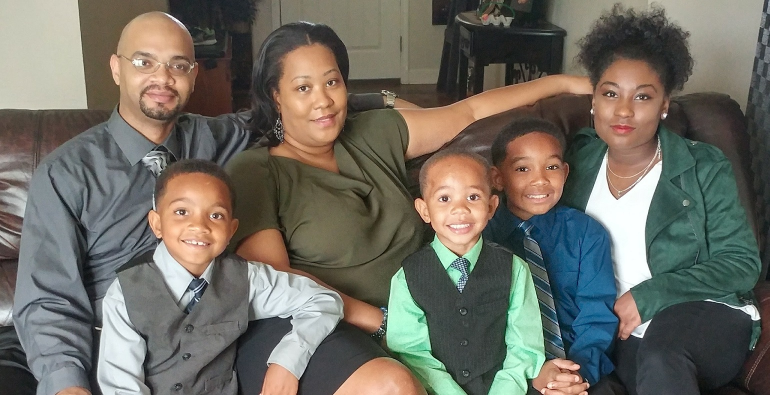
#> input picture OpenCV/family.jpg, 1539 x 790 px (shown at 1/2 size)
$ python face_detection.py
#> lines starting #> are read from the running program, lines starting #| are printed output that depends on the picture; after the words box and inside, x2 and y2 are one past the last pixel; in counts of white or black regions, pixels touching at a corner belong together
import cv2

face_cascade=cv2.CascadeClassifier("haarcascade_frontalface_default.xml")

img=cv2.imread("family.jpg")
#> img is the input picture: shape (790, 1539, 3); mean B, G, R 98.2, 107.3, 110.2

gray_img=cv2.cvtColor(img,cv2.COLOR_BGR2GRAY)
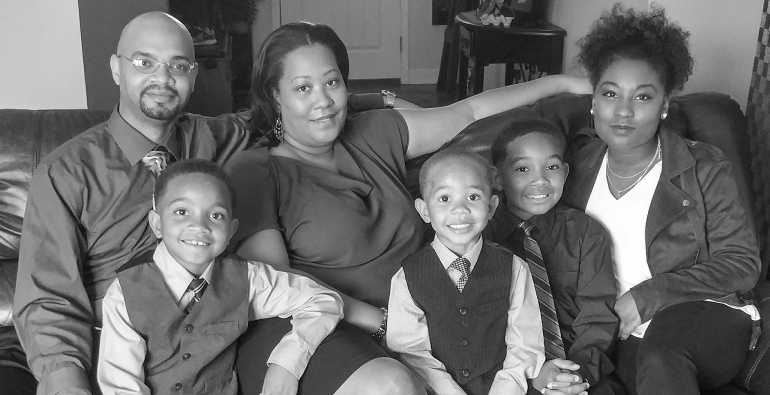
#> gray_img: shape (790, 1539) (shown at 1/2 size); min 0, max 255, mean 107.1

faces=face_cascade.detectMultiScale(gray_img,scaleFactor=1.05,minNeighbors=15)
#> faces = [[1004, 283, 143, 143], [545, 108, 167, 167], [835, 336, 160, 160], [226, 57, 187, 187], [1169, 129, 170, 170], [306, 364, 176, 176]]

for x, y, w, h in faces:
    img=cv2.rectangle(img,(x,y),(x+w,y+h),(0,255,0),3)
#> this loop made 6 passes
#> pass 1, `img=cv2.rectangle(img,(x,y),(x+w,y+h),(0,255,0),3)`:
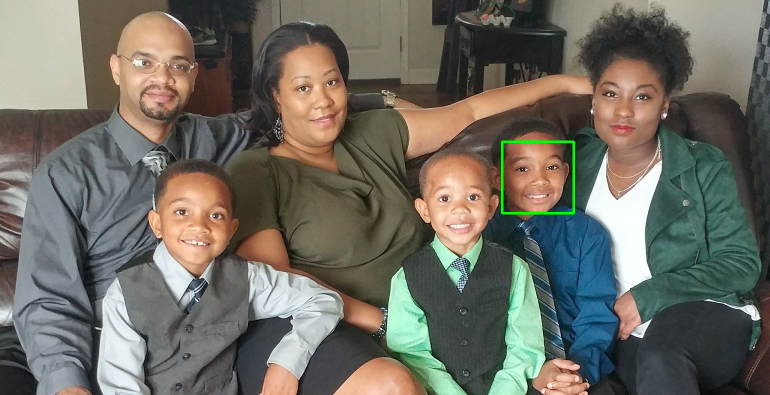
#> img: shape (790, 1539, 3) (shown at 1/2 size); 0.23% of pixels changed, all inside (x1, y1, x2, y2) = (1002, 281, 1150, 429)
#> pass 2, `img=cv2.rectangle(img,(x,y),(x+w,y+h),(0,255,0),3)`:
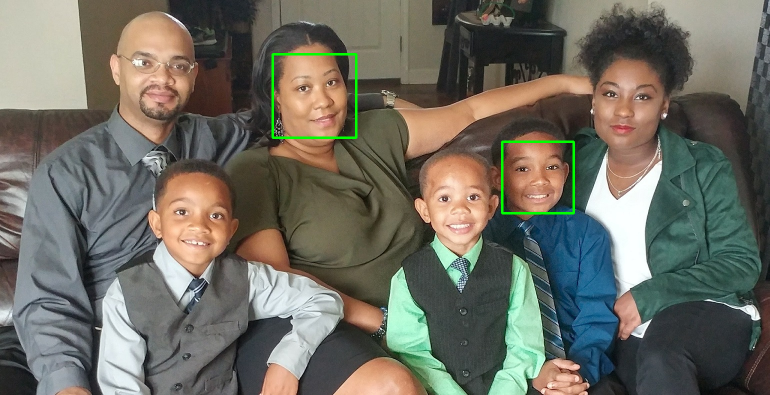
#> img: shape (790, 1539, 3) (shown at 1/2 size); 0.27% of pixels changed, all inside (x1, y1, x2, y2) = (543, 106, 715, 278)
#> pass 3, `img=cv2.rectangle(img,(x,y),(x+w,y+h),(0,255,0),3)`:
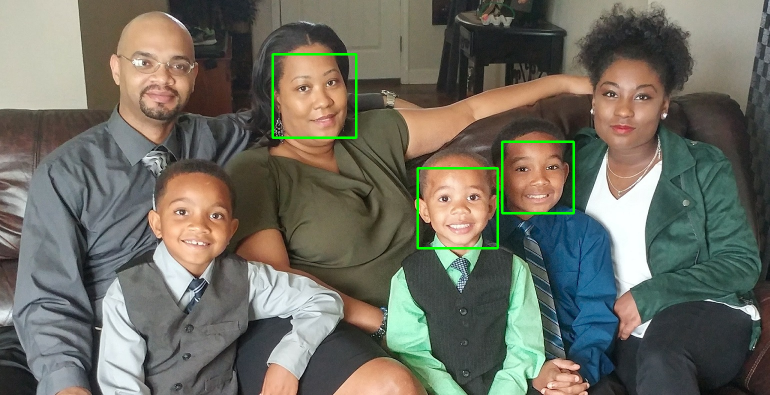
#> img: shape (790, 1539, 3) (shown at 1/2 size); 0.26% of pixels changed, all inside (x1, y1, x2, y2) = (833, 334, 998, 499)
#> after the loop:
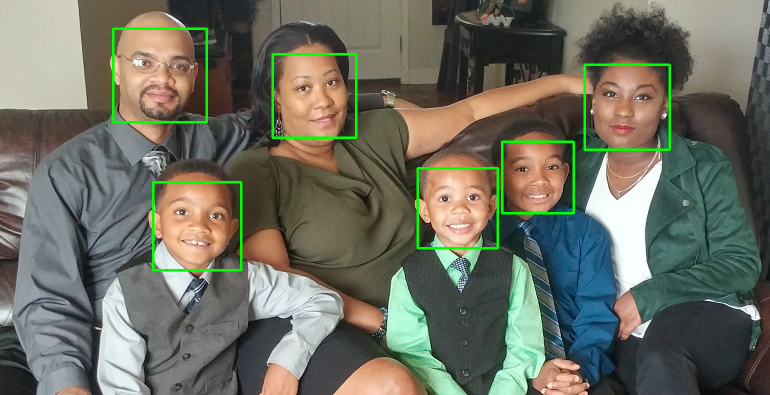
#> img: shape (790, 1539, 3) (shown at 1/2 size); 0.87% of pixels changed, all inside (x1, y1, x2, y2) = (224, 55, 1342, 543)

#resized=cv2.resize(img,(int(img.shape[1]/3),int(img.shape[0]/3)))

cv2.imshow("Gray",img)
cv2.waitKey(0)
cv2.destroyAllWindows()

$ run again, with OpenCV/photo.jpg copied over OpenCV/family.jpg
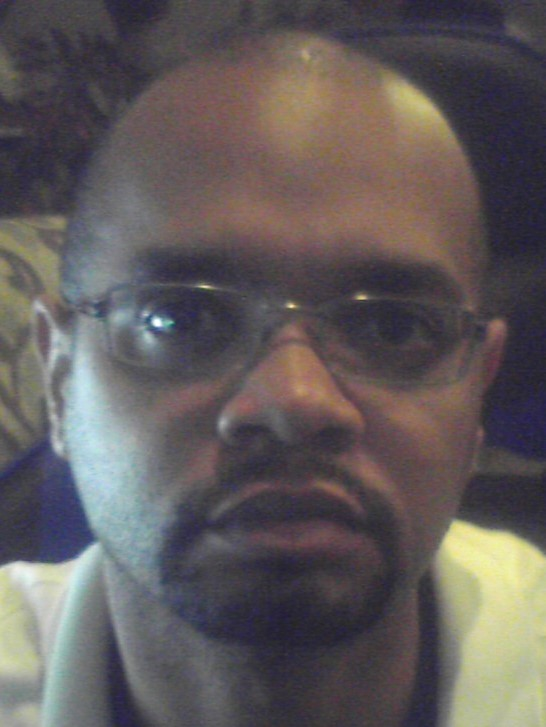
#> input picture OpenCV/photo.jpg, 546 x 727 px
#> img is the input picture: shape (727, 546, 3); mean B, G, R 91.4, 91.1, 97.4
#> `gray_img=cv2.cvtColor(img,cv2.COLOR_BGR2GRAY)`:
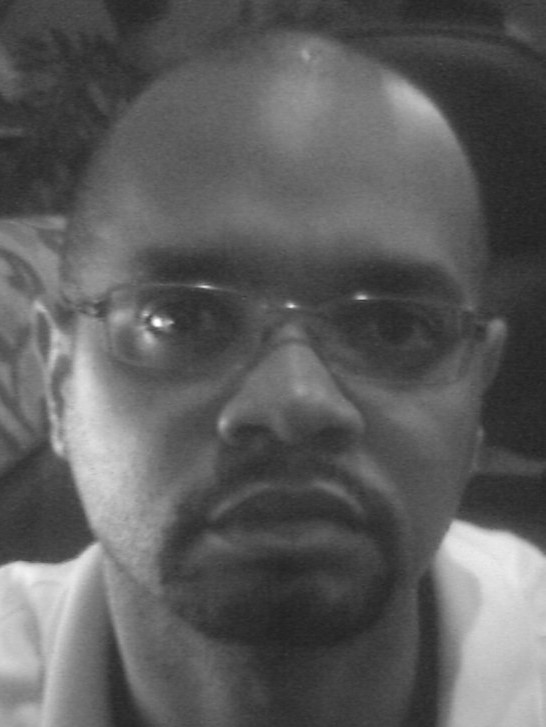
#> gray_img: shape (727, 546); min 32, max 253, mean 93
#> faces = [[72, 438, 57, 57], [59, 149, 465, 465]]
#> the loop `for x, y, w, h in faces:` made 2 passes
#> pass 2, `img=cv2.rectangle(img,(x,y),(x+w,y+h),(0,255,0),3)`:
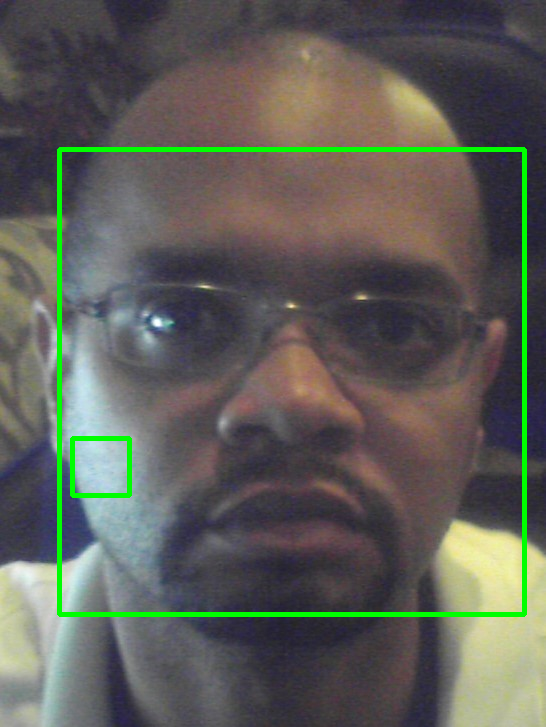
#> img: shape (727, 546, 3); mean B, G, R 88.7, 95.1, 94.7
